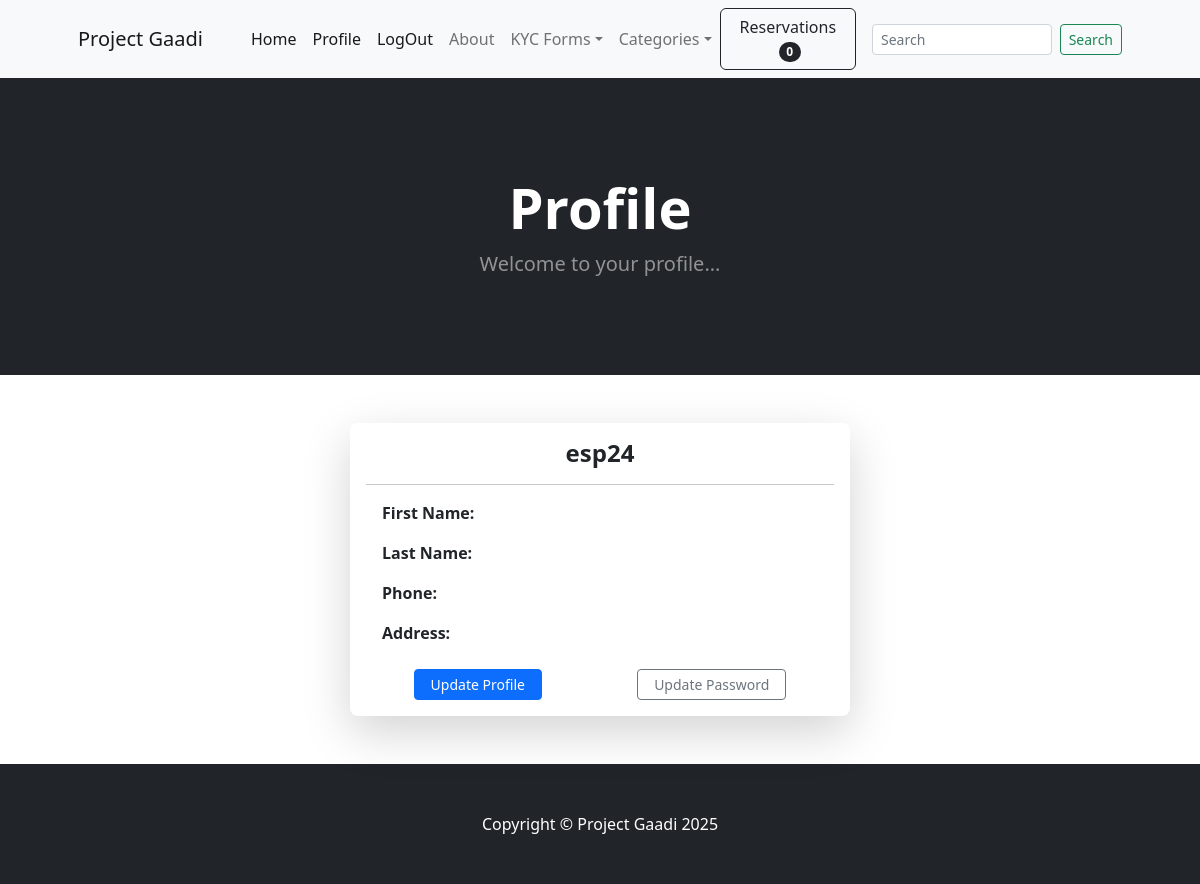
Page /accounts/profile/2/ (signed in) on the earlier database version.
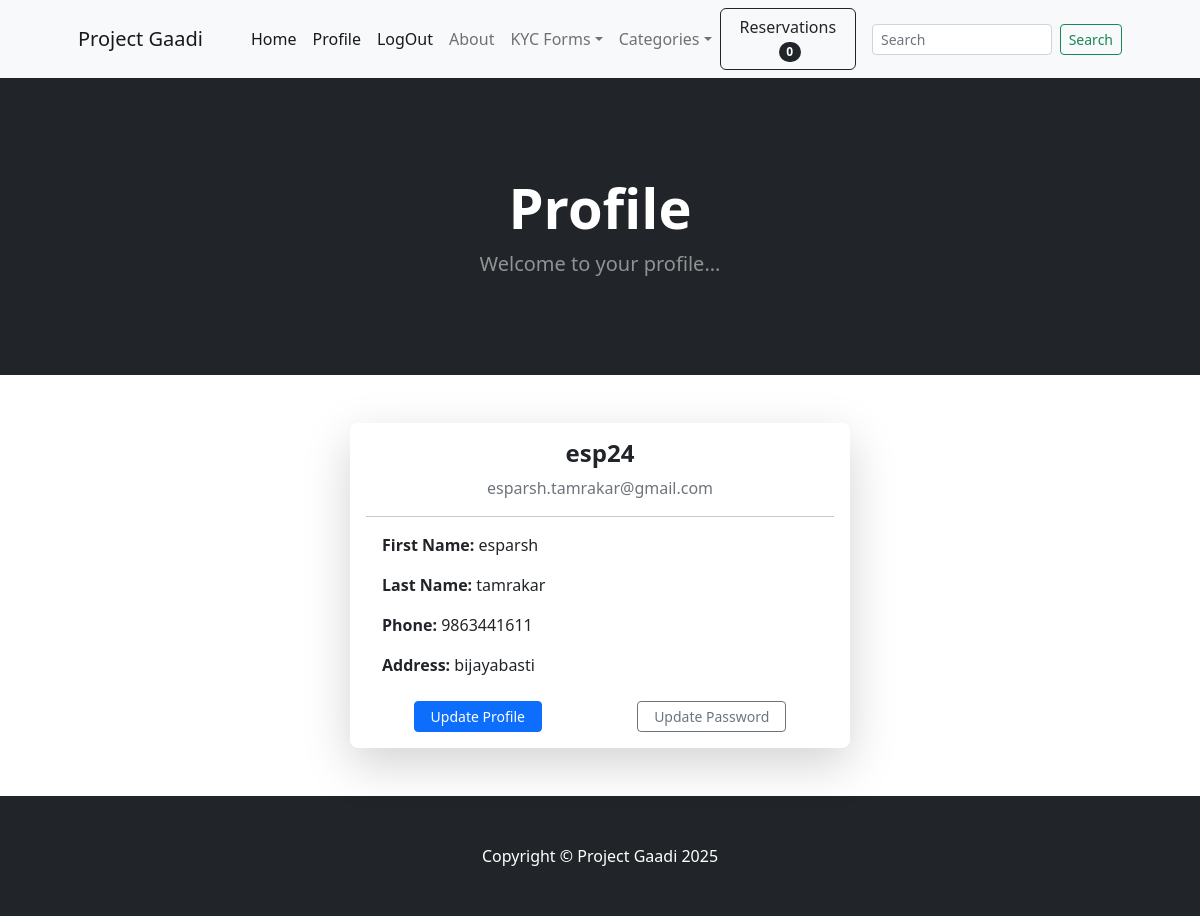
Same page on the later database version.
### accounts/models.py (models this page shows, shortened)
class CustomUser(AbstractUser):
  ROLE_CHOICES=[
    ('user', 'Regular User'),
    ('owner', 'Vehicle Owner')
  ]
  role=models.CharField(max_length=20, choices=ROLE_CHOICES, default='user')
  phone_number=models.CharField(max_length=10)
  address=models.CharField(max_length=100)

### accounts/views.py (the view)
# urls.py: path('profile/<int:pk>/', views.profile, name='profile'),
@login_required
def profile(request, pk):
    user=CustomUser.objects.get(pk=pk)
    return render(request, 'accounts/profile.html',{'user':user})

### accounts/templates/accounts/profile.html
{% extends 'accounts/base.html' %}
{% block content %}
  <header class="bg-dark py-5">
    <div class="container px-4 px-lg-5 my-5">
        <div class="text-center text-white">
            <h1 class="display-4 fw-bolder">Profile</h1>
            <p class="lead fw-normal text-white-50 mb-0">Welcome to your profile...</p>
        </div>
    </div>
  </header>
  <div class="container my-5 d-flex justify-content-center">
    <div class="card shadow-lg border-0 rounded-3" style="max-width: 500px; width: 100%;">
      <div class="card-body text-center">
        <h4 class="card-title fw-bold">{{ user.username }}</h4>
        <p class="text-muted mb-2">{{ user.email }}</p>
        <hr>
        <div class="text-start px-3">
          <p><strong>First Name:</strong> {{ user.first_name }}</p>
          <p><strong>Last Name:</strong> {{ user.last_name }}</p>
          <p><strong>Phone:</strong> {{ user.phone_number }}</p>
          <p><strong>Address:</strong> {{ user.address }}</p>
        </div>
        <div class="d-flex justify-content-around mt-4">
          <a href="{% url 'update_profile' user.id %}" class="btn btn-primary btn-sm px-3">Update Profile</a>
          <a href="{% url 'update_password'  %}" class="btn btn-outline-secondary btn-sm px-3">Update Password</a>
        </div>
      </div>
    </div>
  </div>
{% endblock %}

Differences in the rows shown:
changed CustomUser "esp24": email (not shown) → "esparsh.tamrakar@gmail.com"; first_name (not shown) → "esparsh"; last_name (not shown) → "tamrakar"; phone_number (not shown) → "9863441611"; address (not shown) → "bijayabasti"
